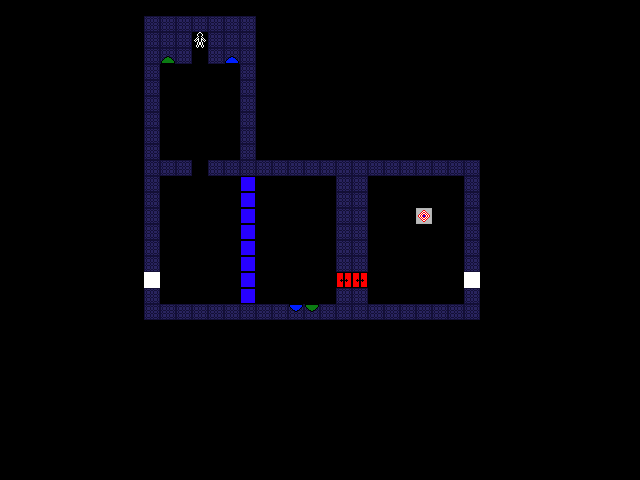

Rendered tile map (Tiled .tmx) drawn with the repository's tilesets; below, a short description and the map source with its tile grids summarised:
An orthogonal 40x30 tile map with 16x16 px tiles, 5 tile layers (tiles, pieces, pieces2, pieces3, ...) and 2 objects.

<map version="1.10" tiledversion="1.10.2" orientation="orthogonal" renderorder="right-down" width="40" height="30" tilewidth="16" tileheight="16" infinite="0" nextlayerid="8" nextobjectid="11">
 <tileset firstgid="1" name="tiles" tilewidth="16" tileheight="16" tilecount="81" columns="9">
  <image source="tiles.png" width="144" height="144" />
 </tileset>
 <layer id="1" name="tiles" width="40" height="30">
  <data>[1200 cells, 111 non-empty, 4 distinct tile ids]</data>
 </layer>
 <layer id="2" name="pieces" width="40" height="30">
  <data>[1200 cells, 8 non-empty, 6 distinct tile ids]</data>
 </layer>
 <layer id="6" name="pieces2" width="40" height="30">
  <data>[1200 cells, 0 non-empty, 0 distinct tile ids]</data>
 </layer>
 <layer id="7" name="pieces3" width="40" height="30">
  <data>[1200 cells, 0 non-empty, 0 distinct tile ids]</data>
 </layer>
 <layer id="3" name="actors" width="40" height="30">
  <data>[1200 cells, 1 non-empty, 1 distinct tile ids]</data>
 </layer>
 <objectgroup id="5" name="connectors">
  <object id="9" x="296.5" y="232.5">
   <polyline points="0,0 49,47" />
  </object>
  <object id="10" x="313.75" y="231.25">
   <polyline points="-0.75,14.5 47,50.75" />
  </object>
 </objectgroup>
</map>
